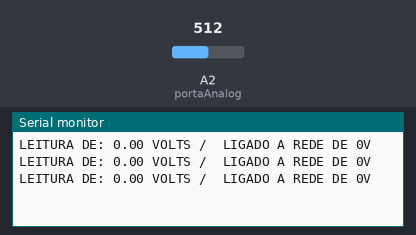
The sketch below on a simulated Arduino Uno, built with avr-gcc and run on an emulated ATmega328P. On the bench: the last lines printed to the serial monitor. The test bench sets the inputs (shaded band); at power-on: A2 (portaAnalog) = 512.

Above: at 1.3 s.
1.4 s: A2 (portaAnalog) set to 473
At 1.9 s:
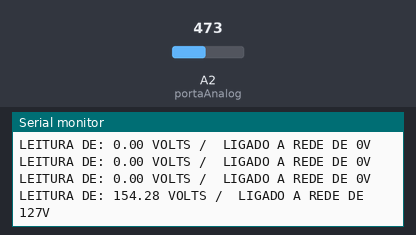
2.9 s: A2 (portaAnalog) set to 306
At 3.4 s:
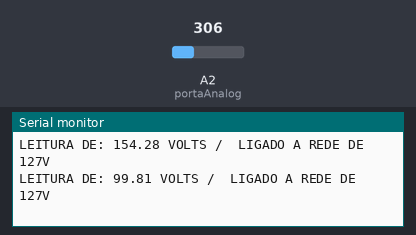
Timing chart, 0 to 5.9 s (numbered marks = the images above; inputs shaded):
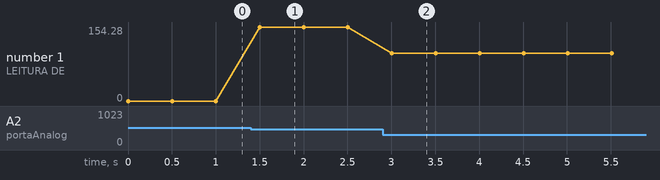

Measured:
- after the input at 1.4 s, the serial monitor: prints a new line after 0.10 s (image 1)
- after the input at 2.9 s, the serial monitor: prints a new line after 0.11 s (image 2)
- plotted number 1: 0 → 154.28 after the input at 1.4 s, 154.28 → 99.81 after the input at 2.9 s

The sketch:

teste_sensor_tensao.ino
```cpp
/*
* MASTERWALKER SHOP 2015
* SENSOR DE TENSÃO AC 127V/220V
*/

int portaAnalog = A2; // PORTA ANALÓGICA UTILIZADA PELO SENSOR DE TENSÃO

float valor; // DECLARAÇÃO DE VARIÁVEL QUE RECEBE O VALOR LIDO NA PORTA ANALÓGICA A2
float valFinal = 0.00; // DECLARAÇÃO DE VARIÁVEL QUE RECEBE O VALOR FINAL CONVERTIDO
String rede; // DECLARAÇÃO DE VARIÁVEL QUE RECEBE A STRING 127V OU 220V DE ACORDO COM A REDE

void setup(){
  Serial.begin(9600); // INICIALIZA A PORTA SERIAL
  pinMode(portaAnalog, INPUT); // DECLARA QUE A PORTA ANALÓGICA É UMA ENTRADA
}

void loop() {

  valFinal = 0;
  rede = "0V";

  valor = analogRead(portaAnalog); // LEITURA DO VALOR NA PORTA ANALÓGICA(VARIA DE 0 ATÉ 1024)

  if ((valor > 100) & (valor < 483)) { // SE VARIÁVEL FOR MAIOR QUE 100 E MENOR QUE 483 FAZ
     valFinal = ((valor*5)/1024)*66.8; // VARIÁVEL RECEBE O VALOR GERADO PELA CONTA(O VALOR 66.6 PODE SER ALTERADO PARA FINS DE AJUSTE DO VALOR DE TENSÃO)
     rede = "127V"; // VARIÁVEL RECEBE A STRING 127V QUE INDICA A QUAL REDE O SENSOR ESTÁ LIGADO
  }
  if ((valor > 665) & (valor < 1023)) { // SE VARIÁVEL FOR MAIOR QUE 665 E MENOR QUE 1023 FAZ
     valFinal = ((valor*5)/1024)*49.7; // VARIÁVEL RECEBE O VALOR GERADO PELA CONTA(O VALOR 49.7 PODE SER ALTERADO PARA FINS DE AJUSTE DO VALOR DE TENSÃO)
     rede = "220V"; // VARIÁVEL RECEBE A STRING 220V QUE INDICA A QUAL REDE O SENSOR ESTÁ LIGADO
  }

  //SAÍDA NA JANELA COM INFORMAÇÕES DA PORTA SERIAL
  Serial.print("LEITURA DE: ");
  Serial.print(valFinal);
  Serial.print(" VOLTS / ");
  Serial.print(" LIGADO A REDE DE ");
  Serial.println(rede);

  delay(500); // TEMPO DE INTERVALO ENTRE UMA LEITURA E OUTRA
}
```
